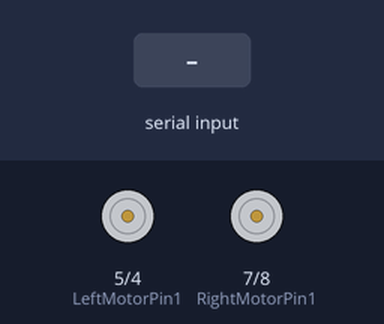
The sketch below on a simulated Arduino Uno, built with avr-gcc and run on an emulated ATmega328P. Parts: motor-driver pin pairs drawn as motors (green arrow = first pin HIGH = forward, orange = second pin HIGH = backward, longer = more drive, scaled by the enable pin). The inputs (shaded band) are chosen by the test bench.

Above: at 1.2 s.
1.3 s: "F" received over the second serial link
At 2.2 s:
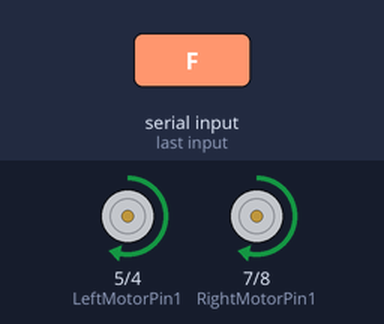
2.8 s: "L" received over the second serial link
At 3.3 s:
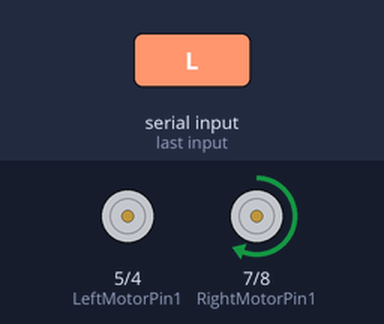
4.3 s: "R" received over the second serial link
At 5.7 s:
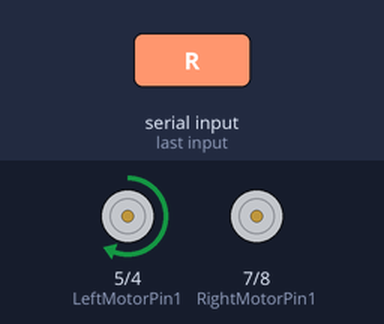
Timing chart, 0 to 7.3 s (numbered marks = the images above; inputs shaded):
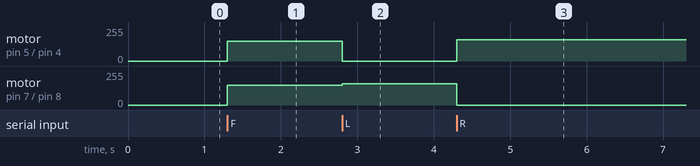

The sketch:

trashbin2.ino
```cpp
#include <SoftwareSerial.h>

SoftwareSerial BT(11, 12); // RX, TX

// --- Motor Pins ---
const int LeftMotorPin1 = 5;
const int LeftMotorPin2 = 4;
const int enableLeft = 3;

const int RightMotorPin1 = 7;
const int RightMotorPin2 = 8;
const int enableRight = 9;

// --- Speed Settings ---
// We use a lower power for turning to be precise
const int DRIVE_POWER = 150;
const int TURN_POWER = 160;  // Slightly higher to overcome friction of one wheel

void setup() {
  BT.begin(9600);

  pinMode(LeftMotorPin1, OUTPUT);
  pinMode(LeftMotorPin2, OUTPUT);
  pinMode(enableLeft, OUTPUT);
  pinMode(RightMotorPin1, OUTPUT);
  pinMode(RightMotorPin2, OUTPUT);
  pinMode(enableRight, OUTPUT);

  stopCar();
}

void loop() {
  if (BT.available()) {
    char cmd = BT.read();

    if (cmd == 'F') {
      moveForward();
    } else if (cmd == 'L') {
      turnLeft();
    } else if (cmd == 'R') {
      turnRight();
    } else {
      stopCar();
    }
  }
}

void moveForward() {
  // Both motors forward
  digitalWrite(LeftMotorPin1, HIGH); digitalWrite(LeftMotorPin2, LOW);
  digitalWrite(RightMotorPin1, HIGH); digitalWrite(RightMotorPin2, LOW);
  analogWrite(enableLeft, DRIVE_POWER);
  analogWrite(enableRight, DRIVE_POWER);
}

void turnLeft() {
  // PIVOT LEFT: Stop Left Wheel, Drive Right Wheel
  // This is much smoother than spinning back/forth
  digitalWrite(LeftMotorPin1, LOW); digitalWrite(LeftMotorPin2, LOW); // Stop Left
  digitalWrite(RightMotorPin1, HIGH); digitalWrite(RightMotorPin2, LOW); // Fwd Right

  analogWrite(enableLeft, 0);       // Cut power to pivot point
  analogWrite(enableRight, TURN_POWER);
}

void turnRight() {
  // PIVOT RIGHT: Drive Left Wheel, Stop Right Wheel
  digitalWrite(LeftMotorPin1, HIGH); digitalWrite(LeftMotorPin2, LOW); // Fwd Left
  digitalWrite(RightMotorPin1, LOW); digitalWrite(RightMotorPin2, LOW); // Stop Right

  analogWrite(enableLeft, TURN_POWER);
  analogWrite(enableRight, 0);      // Cut power to pivot point
}

void stopCar() {
  digitalWrite(LeftMotorPin1, LOW); digitalWrite(LeftMotorPin2, LOW);
  digitalWrite(RightMotorPin1, LOW); digitalWrite(RightMotorPin2, LOW);
  analogWrite(enableLeft, 0);
  analogWrite(enableRight, 0);
}
```

Measured:
- after the input at 1.3 s, motor on pin 5 (LeftMotorPin1) / pin 4 (LeftMotorPin2), motor on pin 7 (RightMotorPin1) / pin 8 (RightMotorPin2): stopped → forward 150/255 at once
- after the input at 2.8 s, motor on pin 5 (LeftMotorPin1) / pin 4 (LeftMotorPin2): forward 150/255 → stopped at once; motor on pin 7 (RightMotorPin1) / pin 8 (RightMotorPin2): forward 150/255 → forward 160/255 at once
- after the input at 4.3 s, motor on pin 5 (LeftMotorPin1) / pin 4 (LeftMotorPin2): stopped → forward 160/255 at once; motor on pin 7 (RightMotorPin1) / pin 8 (RightMotorPin2): forward 160/255 → stopped at once
